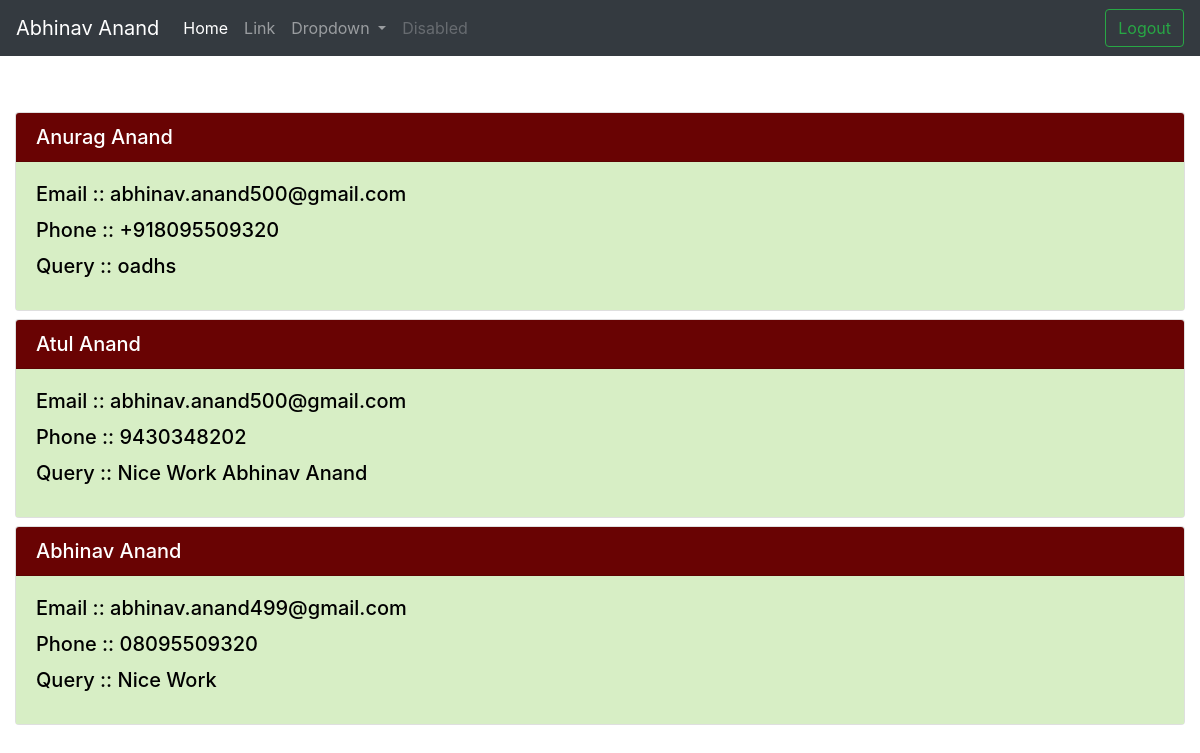
/contact/ (signed in), run on an earlier commit of the app's database.
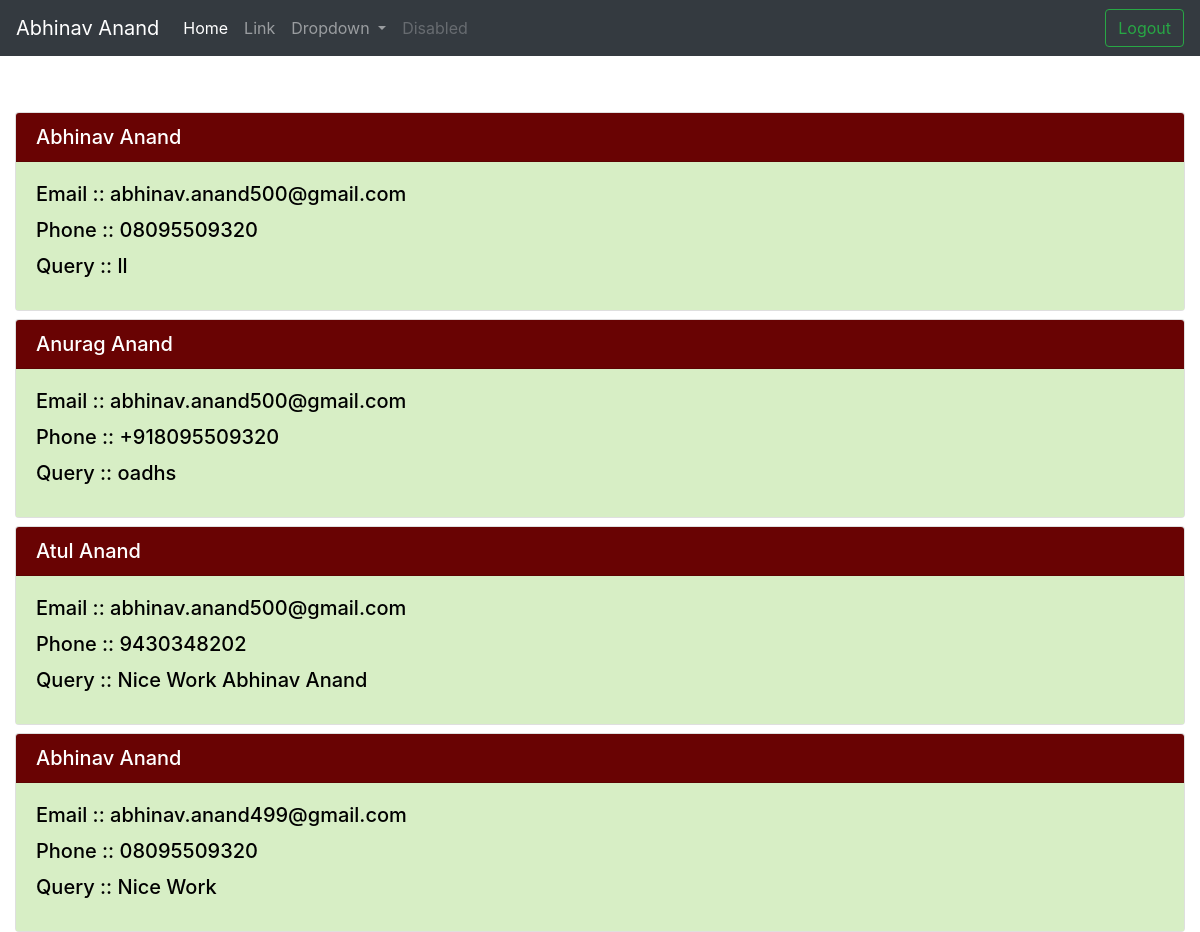
And on a later commit of the database.
### contact/models.py (models this page shows, shortened)
class Contact(models.Model):
    sno = models.AutoField(primary_key = True)
    name = models.CharField(max_length=30)
    email = models.CharField(max_length=50)
    phone = models.CharField(max_length=20)
    query = models.CharField(max_length=700)

### contact/views.py (the view)
# urls.py: path('', views.landingPage),
def landingPage(request):
    if request.user.is_authenticated:
        feeds = Contact.objects.all().order_by('-sno')
        params = {'feeds': feeds}
        return render(request, 'contact/contact.html', params)
    return render(request, 'Backend/home.html')

### templates/contact/contact.html
{% extends 'base1.html' %} {% block css %}{% endblock css %} {% block body %}
  {% for feed in feeds %}
          <div class='container-fluid'>
          <div class="card mt-2">
          <h5 class="card-header" style="background-color : rgb(105, 3, 3); color : white">{{feed.name}}</h5>
          <div class="card-body" style="background-color : rgb(215, 238, 197); color : black">
            <h5 class="card-title">Email :: {{feed.email}}</h5>
            <h5 class="card-title">Phone :: {{feed.phone}}</h5>
            <h5 class="card-title">Query :: {{feed.query}}</h5>
          </div>
          </div>
          </div>
  {% endfor %}
{% endblock body %}

### templates/base1.html (shortened to what this page needs)
<!DOCTYPE html>
<html lang="en">
    <head>
        <link
            rel="stylesheet"
            href="https://cdn.jsdelivr.net/npm/bootstrap@4.6.0/dist/css/bootstrap.min.css"
        />
    </head>
    <body>
          <nav class="navbar navbar-expand-lg navbar-dark bg-dark">
  <a class="navbar-brand" href="#">Abhinav Anand</a>
  <div class="collapse navbar-collapse" id="navbarSupportedContent">
    <ul class="navbar-nav mr-auto">
      <li class="nav-item active">
        <a class="nav-link" href="#">Home <span class="sr-only">(current)</span></a>
      </li>
      <li class="nav-item">
        <a class="nav-link" href="#">Link</a>
      </li>
      <li class="nav-item dropdown">
        <a class="nav-link dropdown-toggle" href="#" id="navbarDropdown" role="button" data-toggle="dropdown" aria-haspopup="true" aria-expanded="false">
          Dropdown
        </a>
      </li>
      <li class="nav-item">
        <a class="nav-link disabled" href="#" tabindex="-1" aria-disabled="true">Disabled</a>
      </li>
    </ul>
    <form class="form-inline my-2 my-lg-0">
      <a href='/logout' type="button" class="btn btn-outline-success my-2 my-sm-0">Logout</a>
    </form>
  </div>
</nav>
<br><br>
        {% block body %}
        {% endblock body %}
    </body>
</html>

What changed in the data, as far as the page shows it:
added Contact: name "Abhinav Anand", email "abhinav.anand500@gmail.com", phone "08095509320", query "ll"
